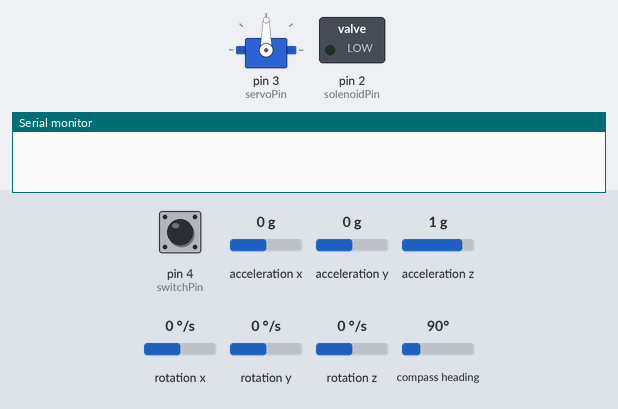
Simulated run of this sketch. Board: Arduino Uno, built with avr-gcc and run on an emulated ATmega328P. On the bench: servo, switched loads named in the sketch (green lamp = pin HIGH), the last lines printed to the serial monitor. Dashed ring = blinking. Inputs (shaded band) come from the test bench; at power-on: compass heading 90°, pin 4 (switchPin) HIGH, acceleration x 0 g, acceleration y 0 g, acceleration z 1 g, rotation x 0 °/s, rotation y 0 °/s, rotation z 0 °/s.

Above: at 0.1 s.
At 15.75 s:
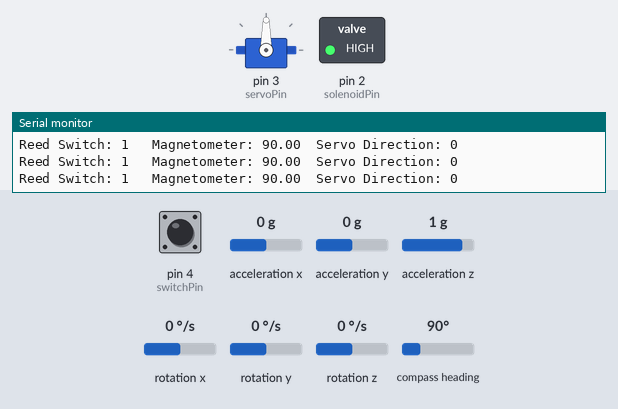
16.3 s: compass heading set to 7°
19.3 s: pin 4 (switchPin) pulled LOW for 0.15 s
22.4 s: pin 4 (switchPin) pulled LOW for 1 s
26.4 s: compass heading set to 90°
29.4 s: pin 4 (switchPin) driven LOW
32.4 s: pin 4 (switchPin) pulsed HIGH 2 times (0.12 s each, 0.3 s apart)
Timing chart, 0 to 37.0 s (numbered marks = the images above; inputs shaded):
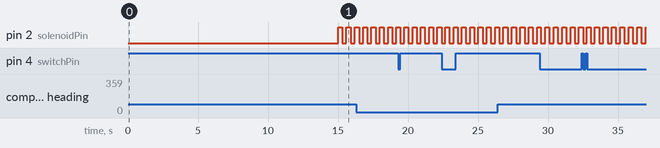

Measured:
- by itself, pin 2 (solenoidPin): alternates HIGH for 0.30 s and LOW for 0.30 s

The sketch:

test_code.ino
```cpp
#include <LSM303.h>
#include <Servo.h>
#include <Wire.h>

LSM303 compass;         //magnetometer constructor
Servo myservo;          //servo constructor

float d = 3.86;       //diameter of wheel in inches
float circ = (PI * d)/3;    // arc length between two magnets on wheel in inches
float desiredDirection = 300;    //Put the direction you want the robot to move towards
int servoPin = 3;       // Pin that the servomotor is connected to
int solenoidPin = 2;    // Pin that the mosfet is conected to
int switchPin = 4;      // Pin that the switch is conected to
int startingPos = 90;   // starting position of the servo (pick from 0 to 180)
int switchState;
int servoDir = 0;       // Variable that stores the servo direction value as decided by the magnetometer
int solenoidState = LOW;
unsigned long previousMillis = 0;        // will store last time LED was updated
const long interval = 250;           // interval at which to blink (milliseconds)
int previousSwitchState = 0;  // Holds previous switch value to allow for comparison between current and last state
float distTraveled = 0;    //total distance traveled in inches
const int initDist = 64;

void setup() {
  myservo.attach(servoPin);               // attaches the servo on pin 9 to the servo object
  pinMode(solenoidPin, OUTPUT);           //Sets the pin as an output
  pinMode(switchPin, INPUT_PULLUP);       //Sets the pin as an input_pullup
  Serial.begin(9600);                     // starts serial communication @ 9600 bps
  Wire.begin();
  compass.init();
  compass.enableDefault();
  while (millis() <= 15000)
  {
    //do nothing
  }
  myservo.write(startingPos);     //resets the position of the servo
                    //give enough time to upload and disconnect laptop
}

void loop() {
////////////// REED SWITCH ///////////////////////////////////////////////////
  previousSwitchState = switchState;
  switchState = digitalRead(switchPin);

  if (switchState != previousSwitchState)    // if the read switch detects any change
  {
    switch(switchState)
    {
      case 0:                                // a magnet has been detected, meaning that the wheel has turned 1/4th of its circumference
      distTraveled = distTraveled + circ;    // add 1/4 of circumference of wheel to total distance traveled since this case only runs if a new magnet is detected
      Serial.print("Distance Traveled: ");
      Serial.println(distTraveled/12);       // print the total distance traveled in feet
      break;
      case 1:                                // does nothing since we only care about a new magnet getting detected

      break;
 }
  }


////////////// MAGNETOMETER ///////////////////////////////////////////////////
compass.read();
float heading = compass.heading();  //compass.heading() returns the angle diff between north and its current direction

////////////// SERVOMOTOR ///////////////////////////////////////////////////
if (distTraveled <= initDist)
{
  myservo.write(startingPos);
}
// make servo angle turn proportionally to the difference in angle between desired and current angle
//algorithm assumes desired direction is north
else
{
  if (distTraveled <= 384)
  {
    if (heading > 314 || 0 <= heading <= 134)                           //if the robot is left of north where heading is less than 180
    {
     //servoDir = int(((heading * 50)/360) + 90); //converts magnetometer reading to servo position desired
     servoDir = 85;
     myservo.write(servoDir);                    //steer the robot to the right
    }
    else                                          //if the robot is right of north
    {
      //servoDir = int(((heading * 50)/360) + 40); //converts magnetometer reading to servo position desired
      servoDir = 105;
      myservo.write(servoDir);                    //steer the robot to the left
     }
    delay(10);
  }
  else
  {
    if (heading >= 270)
    {
       myservo.write(65);
    }
   else
    {
      myservo.write(100);
    }
  }
}
////////////// SOLENOID VALVE ///////////////////////////////////////////////////
unsigned long currentMillis = millis();
  if (currentMillis - previousMillis >= interval) {
    previousMillis = currentMillis;
    if (solenoidState == LOW) {
      solenoidState = HIGH;
    } else {
      solenoidState = LOW;
    }
    digitalWrite(solenoidPin, solenoidState);    //Switch Solenoid ON/oFF
  }


////////////// Serial Print  ///////////////////////////////////////////////////
Serial.print("Reed Switch: ");
Serial.print(switchState);
Serial.print("   Magnetometer: ");
Serial.print(heading);
Serial.print("  Servo Direction: ");
Serial.println(servoDir);

////////////// Stop Actuating ///////////////////////////////////////////////////
if (millis() >= 75000)
{
  delay(3600000);
}
}
```
